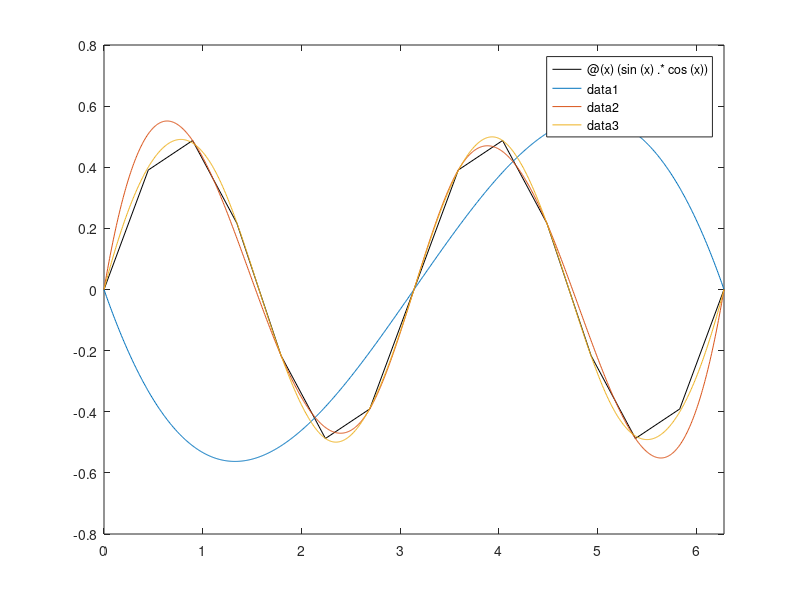
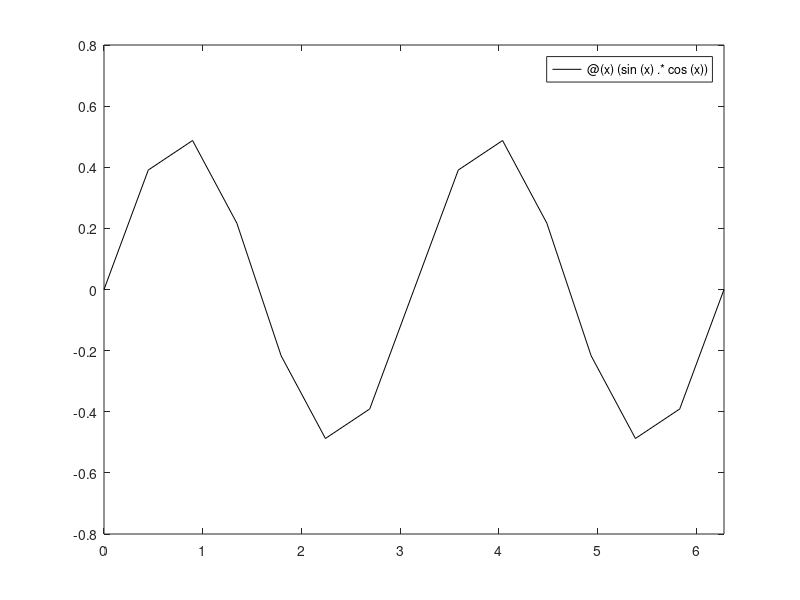

The MATLAB script that drew these images, in order:
fprintf('splines of degree 3 without the choice of the derivative at extremal points\n')

% sunction 
f = @(x)(sin(x).*cos(x));
alfa = 0; beta = 2*pi; 

% plot function
figure(1)
xlabel('x')
ylabel('y')
title('spline of degree 3 without the choice of derivatives at extremal points')
fplot(f,[alfa,beta],'k-')
hold on
pause

% loop over number of nodes 
for n = 4:4:12 
    
    % compute valuation points 
    x = linspace(alfa,beta,n)'; y = f(x);
    t = linspace(alfa,beta,1000)';
    
    % compute spline for nodes (x, y) evaluated over t 
    s = spline(x,y,t);  
    
    % plot spline 
    plot(t,s)
    hold on 
    pause
    
end

%----------------------------------------------------------------------------------

fprintf('splines of degree 3 with the choice of the derivative at extremal points\n')

% plot function
figure(2)
xlabel('x')
ylabel('y')
title('splines of degree 3 with the choice of the derivative at extremal points')
fplot(f,[alfa,beta],'k-')
hold on
pause

% impose condition of derivatives at extremal points  
itype = input( 'choose derivative value (1 o -1) at extremal points: ');

% loop over number of nodes 
for n = 4:4:12
    
    % evaluation points 
    x = linspace(alfa,beta,n)'; y = f(x);
    t = linspace(alfa,beta,1000)';
    
    % derivative values at extremal points
    switch itype
        
        case 1 
            
            d_alfa = 1; d_beta = 1; 
            
        case -1
            
            d_alfa = -1; d_beta = -1; 
            
        otherwise
            
            disp('erros in derivative values!'), return
    
    end 
    
    % compute spline
    s = spline(x,[d_alfa;y;d_beta],t);
    
    % plot spline
    plot(t,s)
    hold on 
    pause
    
end
    
    
% the spline somputation is better if we choose derivative 1 at extremal
% points ( = derivative value of the function at extremal points)
    
    
    
    
 
